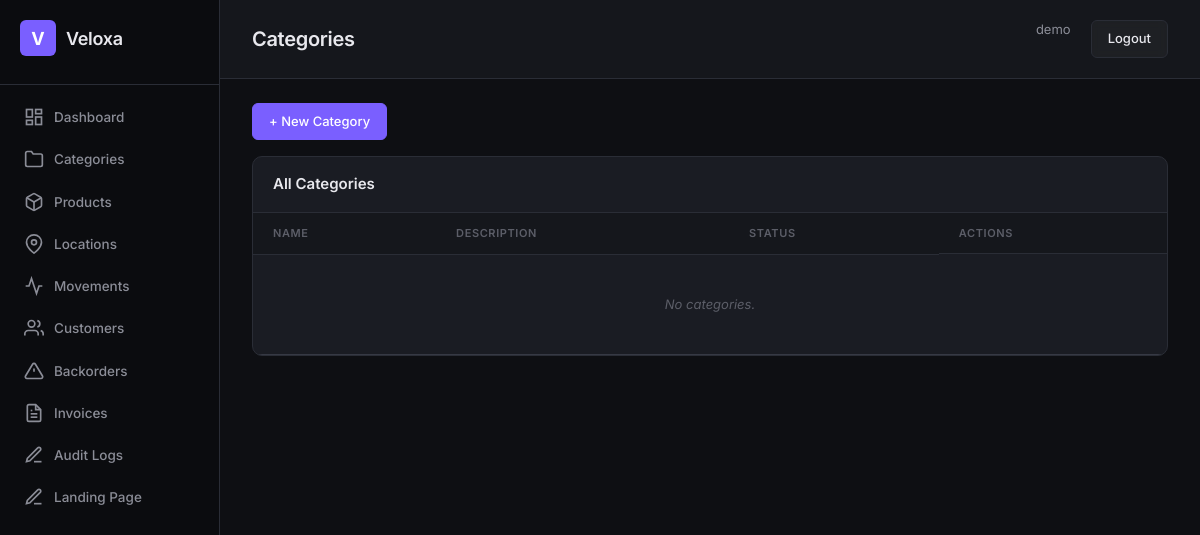
Before: /categories/ (signed in) with the older database file.
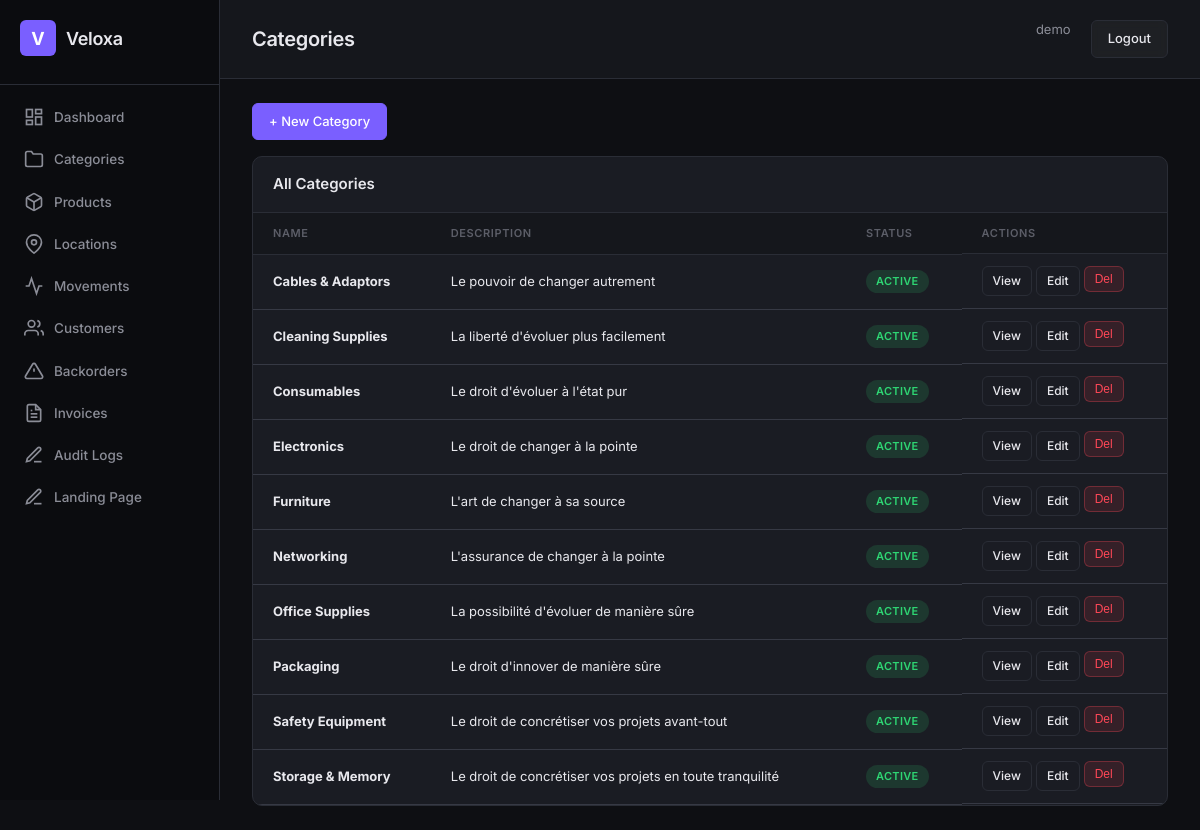
After: the same page with the newer database file.
### apps/accounts/models.py (models this page shows, shortened)
class User(AbstractUser):
    objects = TenantAwareUserManager()
    ROLE_CHOICES = [
        ("super_admin", "Super Admin"),
        ("warehouse_manager", "Warehouse Manager"),
        ("auditor", "Auditor"),
        ("viewer", "Read-Only Viewer"),
    ]
    role = models.CharField(max_length=32, choices=ROLE_CHOICES, default="viewer")
    phone = models.CharField(max_length=20, blank=True)
    tenant = models.ForeignKey(
        "tenants.Tenant", on_delete=models.CASCADE,
        null=True, blank=True, related_name="users",
    )
    class Meta:
        db_table = "accounts_user"
        verbose_name = "User"
        verbose_name_plural = "Users"

### apps/warehouse/models/product.py (models this page shows, shortened)
class Category(models.Model):
    name = models.CharField(max_length=100, unique=True)
    description = models.TextField(blank=True)
    is_active = models.BooleanField(default=True)
    created_at = models.DateTimeField(auto_now_add=True)
    tenant = models.ForeignKey(
        "tenants.Tenant", on_delete=models.CASCADE,
        null=True, blank=True, related_name="%(class)s_set",
    )
    objects = TenantAwareManager()
    class Meta:
        db_table = "warehouse_category"
        verbose_name_plural = "Categories"
        ordering = ["name"]

### config/views.py (the view)
# urls.py: path("categories/", views.category_list, name="category-list"),
@login_required
def category_list(request):
    return render(request, "categories.html", {"categories": Category.objects.all()})

### apps/accounts/models.py (called while the page is built)
    def get_queryset(self):
        from apps.tenants.utils import get_current_tenant_id
        qs = super().get_queryset()
        tenant_id = get_current_tenant_id()
        if tenant_id is not None:
            return qs.filter(tenant_id=tenant_id)
        return qs

### apps/tenants/managers.py (called while the page is built)
    def get_queryset(self):
        qs = super().get_queryset()
        tenant_id = get_current_tenant_id()
        if tenant_id is not None:
            return qs.filter(tenant_id=tenant_id)
        return qs

### apps/tenants/utils.py (called while the page is built)
def set_current_tenant(tenant):
    _thread_local.tenant = tenant

def get_current_tenant():
    return getattr(_thread_local, "tenant", None)

def get_current_tenant_id():
    tenant = get_current_tenant()
    return tenant.id if tenant else None

### templates/categories.html
{% extends 'base.html' %}{% block title %}Categories — Veloxa Warehouse{% endblock %}{% block page_title %}Categories{% endblock %}{% block active %}categories{% endblock %}
{% block content %}
<div style="margin-bottom:16px"><a href="{% url 'category-create' %}" class="btn btn-primary">+ New Category</a></div>
<div class="card"><div class="card-header"><h2>All Categories</h2></div><div class="card-body">
<table class="table"><thead><tr><th>Name</th><th>Description</th><th>Status</th><th class="actions-cell">Actions</th></tr></thead>
<tbody>{% for cat in categories %}<tr><td><strong>{{ cat.name }}</strong></td><td>{{ cat.description|default:"—"|truncatewords:10 }}</td><td>{% if cat.is_active %}<span class="badge badge-success">Active</span>{% else %}<span class="badge badge-muted">Inactive</span>{% endif %}</td><td class="actions-cell"><a href="{% url 'category-detail' pk=cat.pk %}" class="btn btn-sm">View</a><a href="{% url 'category-update' pk=cat.pk %}" class="btn btn-sm">Edit</a><form method="post" action="{% url 'category-delete' pk=cat.pk %}">{% csrf_token %}<button class="btn btn-sm btn-danger">Del</button></form></td></tr>{% empty %}<tr><td colspan="4" class="empty">No categories.</td></tr>{% endfor %}</tbody></table></div></div>
{% endblock %}

### templates/base.html (shortened to what this page needs)
{% load static %}
<!DOCTYPE html>
<html lang="en">
<head>
  <link rel="stylesheet" href="{% static 'css/style.css' %}">
</head>
<body>
  <div class="layout">
    <aside class="sidebar">
      <div class="sidebar-brand">
        <div class="brand-icon">V</div>
        <span class="brand-text">Veloxa</span>
      </div>
      <nav class="sidebar-nav">
        <a href="{% url 'dashboard' %}" class="nav-item {% if active == 'dashboard' %}active{% endif %}">
          <svg width="20" height="20" viewBox="0 0 24 24" fill="none" stroke="currentColor" stroke-width="2"><rect x="3" y="3" width="7" height="9"/><rect x="14" y="3" width="7" height="5"/><rect x="14" y="12" width="7" height="9"/><rect x="3" y="16" width="7" height="5"/></svg>
          Dashboard
        </a>
        <a href="{% url 'category-list' %}" class="nav-item {% if active == 'categories' %}active{% endif %}">
          <svg width="20" height="20" viewBox="0 0 24 24" fill="none" stroke="currentColor" stroke-width="2"><path d="M22 19a2 2 0 0 1-2 2H4a2 2 0 0 1-2-2V5a2 2 0 0 1 2-2h5l2 3h9a2 2 0 0 1 2 2z"/></svg>
          Categories
        </a>
        <a href="{% url 'product-list' %}" class="nav-item {% if active == 'products' %}active{% endif %}">
          Products
        </a>
        <a href="{% url 'location-list' %}" class="nav-item {% if active == 'locations' %}active{% endif %}">
          <svg width="20" height="20" viewBox="0 0 24 24" fill="none" stroke="currentColor" stroke-width="2"><path d="M21 10c0 7-9 13-9 13s-9-6-9-13a9 9 0 0 1 18 0z"/><circle cx="12" cy="10" r="3"/></svg>
          Locations
        </a>
        <a href="{% url 'movement-list' %}" class="nav-item {% if active == 'movements' %}active{% endif %}">
          <svg width="20" height="20" viewBox="0 0 24 24" fill="none" stroke="currentColor" stroke-width="2"><polyline points="22 12 18 12 15 21 9 3 6 12 2 12"/></svg>
          Movements
        </a>
        <a href="{% url 'customer-list' %}" class="nav-item {% if active == 'customers' %}active{% endif %}">
          <svg width="20" height="20" viewBox="0 0 24 24" fill="none" stroke="currentColor" stroke-width="2"><path d="M17 21v-2a4 4 0 0 0-4-4H5a4 4 0 0 0-4 4v2"/><circle cx="9" cy="7" r="4"/><path d="M23 21v-2a4 4 0 0 0-3-3.87"/><path d="M16 3.13a4 4 0 0 1 0 7.75"/></svg>
          Customers
        </a>
        <a href="{% url 'backorder-list' %}" class="nav-item {% if active == 'backorders' %}active{% endif %}">
          <svg width="20" height="20" viewBox="0 0 24 24" fill="none" stroke="currentColor" stroke-width="2"><path d="M10.29 3.86L1.82 18a2 2 0 0 0 1.71 3h16.94a2 2 0 0 0 1.71-3L13.71 3.86a2 2 0 0 0-3.42 0z"/><line x1="12" y1="9" x2="12" y2="13"/><line x1="12" y1="17" x2="12.01" y2="17"/></svg>
          Backorders
        </a>
        <a href="{% url 'invoice-list' %}" class="nav-item {% if active == 'invoices' %}active{% endif %}">
          <svg width="20" height="20" viewBox="0 0 24 24" fill="none" stroke="currentColor" stroke-width="2"><path d="M14 2H6a2 2 0 0 0-2 2v16a2 2 0 0 0 2 2h12a2 2 0 0 0 2-2V8z"/><polyline points="14 2 14 8 20 8"/><line x1="16" y1="13" x2="8" y2="13"/><line x1="16" y1="17" x2="8" y2="17"/><polyline points="10 9 9 9 8 9"/></svg>
          Invoices
        </a>
        <a href="{% url 'audit-log-list' %}" class="nav-item {% if active == 'audit' %}active{% endif %}">
          <svg width="20" height="20" viewBox="0 0 24 24" fill="none" stroke="currentColor" stroke-width="2"><path d="M12 20h9"/><path d="M16.5 3.5a2.121 2.121 0 0 1 3 3L7 19l-4 1 1-4L16.5 3.5z"/></svg>
          Audit Logs
        </a>
        <a href="{% url 'landing-manage' %}" class="nav-item {% if active == 'landing' %}active{% endif %}">
          <svg width="20" height="20" viewBox="0 0 24 24" fill="none" stroke="currentColor" stroke-width="2"><path d="M12 20h9"/><path d="M16.5 3.5a2.121 2.121 0 0 1 3 3L7 19l-4 1 1-4L16.5 3.5z"/></svg>
          Landing Page
        </a>
      </nav>
    </aside>
    <main class="main">
      <header class="topbar">
        <h1 class="page-title">{% block page_title %}Dashboard{% endblock %}</h1>
        <div class="topbar-right">
          <a href="{% url 'profile' %}" style="color:var(--text-secondary);font-size:13px;margin-right:12px;text-decoration:none">{{ request.user.username }}</a>
          <a href="{% url 'logout' %}" class="btn btn-glass">Logout</a>
        </div>
      </header>
      <div class="content">
        {% block content %}{% endblock %}
      </div>
    </main>
  </div>
</body>
</html>

### static/css/style.css (style rules this page uses)
:root { --bg-primary: #0e0f13; --bg-secondary: #15171c; --bg-card: #1a1c23; --bg-card-hover: #1f2129; --bg-sidebar: #0b0c0f; --border: #2a2d36; --border-light: #363944; --text-primary: #e8e8ed; --text-secondary: #8b8d97; --text-muted: #5c5e68; --accent: #7a5fff; --accent-hover: #6b50e8; --accent-glow: rgba(122, 95, 255, 0.15); --success: #2ed573; --warning: #ffa502; --danger: #ff4757; --info: #3b82f6; --radius: 10px; --radius-sm: 6px; --shadow: 0 2px 8px rgba(0,0,0,.3); }
* { margin: 0; padding: 0; box-sizing: border-box; }
body { font-family: "Inter", -apple-system, BlinkMacSystemFont, sans-serif; background: var(--bg-primary); color: var(--text-primary); font-size: 14px; line-height: 1.5; }
.layout { display: flex; min-height: 100vh; }
.sidebar { width: 220px; background: var(--bg-sidebar); border-right: 1px solid var(--border); padding: 0; display: flex; flex-direction: column; position: fixed; top: 0; left: 0; height: 100vh; z-index: 100; backdrop-filter: blur(12px); }
.sidebar-brand { display: flex; align-items: center; gap: 10px; padding: 20px 20px 28px; border-bottom: 1px solid var(--border); }
.brand-icon { width: 36px; height: 36px; background: var(--accent); border-radius: var(--radius-sm); display: flex; align-items: center; justify-content: center; font-weight: 700; font-size: 18px; color: #fff; }
.brand-text { font-size: 18px; font-weight: 600; letter-spacing: -.3px; }
.sidebar-nav { padding: 12px 10px; display: flex; flex-direction: column; gap: 2px; }
.nav-item { display: flex; align-items: center; gap: 10px; padding: 10px 14px; color: var(--text-secondary); text-decoration: none; border-radius: var(--radius-sm); font-size: 13.5px; font-weight: 500; transition: all .15s; }
.main { margin-left: 220px; flex: 1; padding: 0; }
.topbar { display: flex; align-items: center; justify-content: space-between; padding: 20px 32px; border-bottom: 1px solid var(--border); background: var(--bg-secondary); position: sticky; top: 0; z-index: 50; backdrop-filter: blur(8px); }
.page-title { font-size: 20px; font-weight: 600; letter-spacing: -.3px; }
.topbar-right { display: flex; gap: 8px; }
.content { padding: 24px 32px; }
.card { background: var(--bg-card); border: 1px solid var(--border); border-radius: var(--radius); overflow: hidden; }
.card-header { padding: 16px 20px; border-bottom: 1px solid var(--border); }
.card-header h2 { font-size: 15px; font-weight: 600; }
.card-body { padding: 0; }
.table { width: 100%; border-collapse: collapse; }
.table th { text-align: left; padding: 12px 20px; font-size: 11px; font-weight: 600; text-transform: uppercase; letter-spacing: .6px; color: var(--text-muted); border-bottom: 1px solid var(--border); background: var(--bg-secondary); }
.table td { padding: 12px 20px; border-bottom: 1px solid var(--border-light); font-size: 13px; }
.badge { display: inline-block; padding: 3px 10px; border-radius: 20px; font-size: 11px; font-weight: 600; letter-spacing: .3px; text-transform: uppercase; }
.badge-success { background: rgba(46, 213, 115, .15); color: var(--success); }
.btn { display: inline-flex; align-items: center; gap: 6px; padding: 8px 16px; border: 1px solid var(--border); border-radius: var(--radius-sm); background: var(--bg-card); color: var(--text-primary); font-size: 13px; font-weight: 500; cursor: pointer; transition: all .15s; text-decoration: none; }
.btn-glass { background: rgba(255,255,255,.04); backdrop-filter: blur(4px); }
.btn-primary { background: var(--accent); color: #fff; border-color: var(--accent); }
.btn-danger { background: rgba(255,71,87,.12); color: var(--danger); border-color: rgba(255,71,87,.3); }
.btn-sm { padding: 5px 10px; font-size: 12px; }
.actions-cell { display: flex; gap: 4px; }

Changed rows visible on the page:
added Category: name "Cables & Adaptors", description "Le pouvoir de changer autrement", is_active "ACTIVE"
added Category: name "Cleaning Supplies", description "La liberté d'évoluer plus facilement", is_active "ACTIVE"
added Category: name "Consumables", description "Le droit d'évoluer à l'état pur", is_active "ACTIVE"
added Category: name "Electronics", description "Le droit de changer à la pointe", is_active "ACTIVE"
added Category: name "Furniture", description "L'art de changer à sa source", is_active "ACTIVE"
added Category: name "Networking", description "L'assurance de changer à la pointe", is_active "ACTIVE"
added Category: name "Office Supplies", description "La possibilité d'évoluer de manière sûre", is_active "ACTIVE"
added Category: name "Packaging", description "Le droit d'innover de manière sûre", is_active "ACTIVE"
added Category: name "Safety Equipment", description "Le droit de concrétiser vos projets avant-tout", is_active "ACTIVE"
added Category: name "Storage & Memory", description "Le droit de concrétiser vos projets en toute tranquilité", is_active "ACTIVE"
Other visible differences:
text no longer shown: "No categories."
